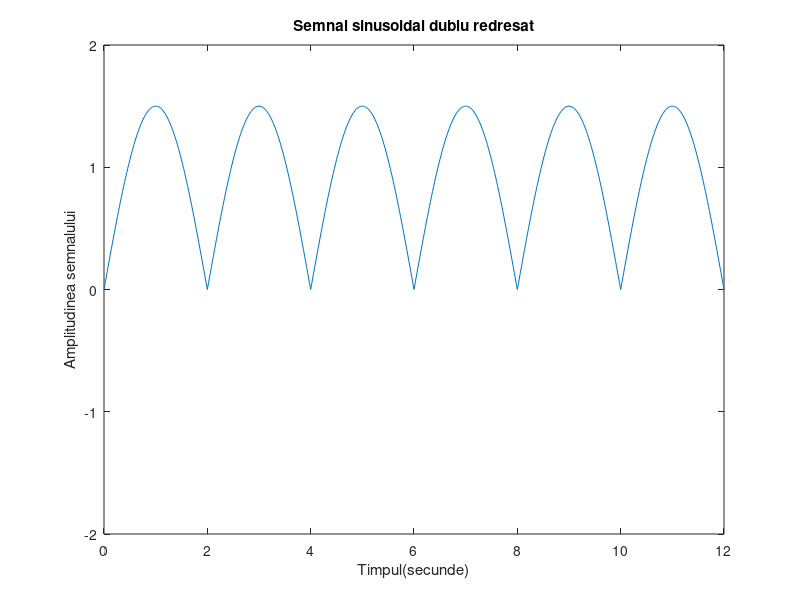

Write the MATLAB code that produced this figure.
t=0:0.02:12;
%20ms
x=1.5*abs(sin(0.5*pi*t));
%->Vom folosi functia plot pentru a genera grafice cu parametrii t si x
plot(t,x)
%->Folosim functia axis pentru a delimita spectrele de valori ale graficului generat de plot pentru a se incadra corespunzator in parametri
axis([0 12 -2 2])
%->Acum graficul se va intinde de la 0 la 12 pe Ox si de a -2 la 2 pe Oy
%Am denumit axa Ox
xlabel('Timpul(secunde)')
%Am denumit axa Oy
ylabel('Amplitudinea semnalului')
title('Semnal sinusoidal dublu redresat')
